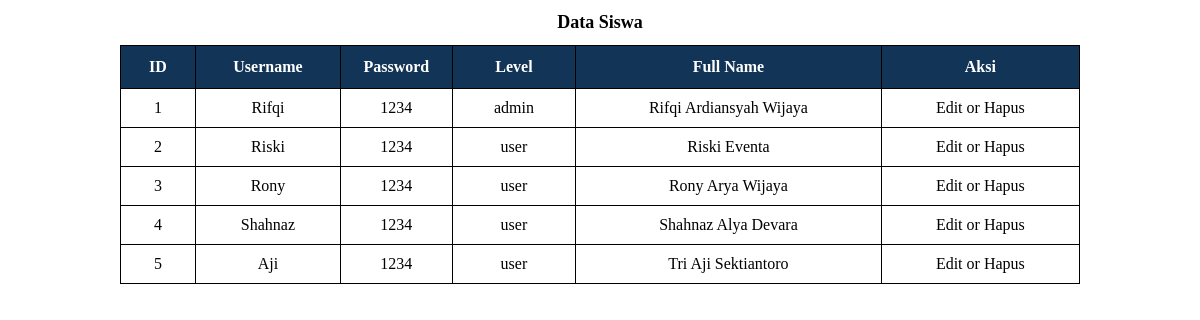
The page / on the database its author committed.
### tables this page shows
CREATE TABLE `users` (
  `id` int(10) NOT NULL,
  `username` varchar(255) NOT NULL,
  `password` varchar(255) NOT NULL,
  `level` enum('admin','guest','user','') NOT NULL,
  `fullname` varchar(255) NOT NULL
);

### index.php (the view, shortened to what this page needs)
<!DOCTYPE html>
<html>
<head>
	<link rel="stylesheet" type="text/css" href="css/style.css">
</head>
<body>
	<div class="tabel">
		<h1><center>Data Siswa</center></h1>
		<table class="table" align="center">
			<tr>
				<th>ID</th>
				<th>Username</th>
				<th>Password</th>
				<th>Level</th>
				<th>Full Name</th>
				<th>Aksi</th>
			</tr>
	</div>
	<?php
	  include('koneksi.php');
	  $sql_tabel ="SELECT * FROM users";
	  $data=mysqli_query($conn,$sql_tabel);
	  while($baris_data=mysqli_fetch_array($data,MYSQLI_ASSOC)){
	?>
  	<tr>
	    <td><?php echo $baris_data['id']; ?></td>
	    <td><?php echo $baris_data['username']; ?></td>
	    <td><?php echo $baris_data['password']; ?></td>
	    <td><?php echo $baris_data['level']; ?></td>
	    <td><?php echo $baris_data['fullname']; ?></td>
	    <td>
			<a class="edit" href="edit.php?id=<?php echo $baris_data['id']; ?>">Edit</a> or
			<a class="hapus" href="delete.php?id=<?php echo $baris_data['id']; ?>">Hapus</a>
		</td>
  	</tr>
<?php } ?>
</body>
</html>

### css/style.css (style rules this page uses)
body { margin: 0; padding: 0; }
.tabel h1 { font-family: nunito; font-size: 18px; }
.table { border-collapse: collapse; }
table.table th th , table.table tr td { padding: 10px 20px ; }
table { background-color: white; border-radius: 10px; border-collapse: collapse; width: 80%; }
tr { margin-left: 14%; }
table th { border: 1px solid #000; padding: 2px; padding-top: 12px; padding-bottom: 12px; text-align: left; background-color: #123456; color: white; text-align: center; }
table td { border: 1px solid #000; padding: 2px; padding-top: 5px; padding-bottom: 5px; text-align: center; color: black; }
table td a { text-decoration: none; color: #000; }

### rows shown on the page
users: id "1", username "Rifqi", password "1234", level "admin", fullname "Rifqi Ardiansyah Wijaya"
users: id "2", username "Riski", password "1234", level "user", fullname "Riski Eventa"
users: id "3", username "Rony", password "1234", level "user", fullname "Rony Arya Wijaya"
users: id "4", username "Shahnaz", password "1234", level "user", fullname "Shahnaz Alya Devara"
users: id "5", username "Aji", password "1234", level "user", fullname "Tri Aji Sektiantoro"
